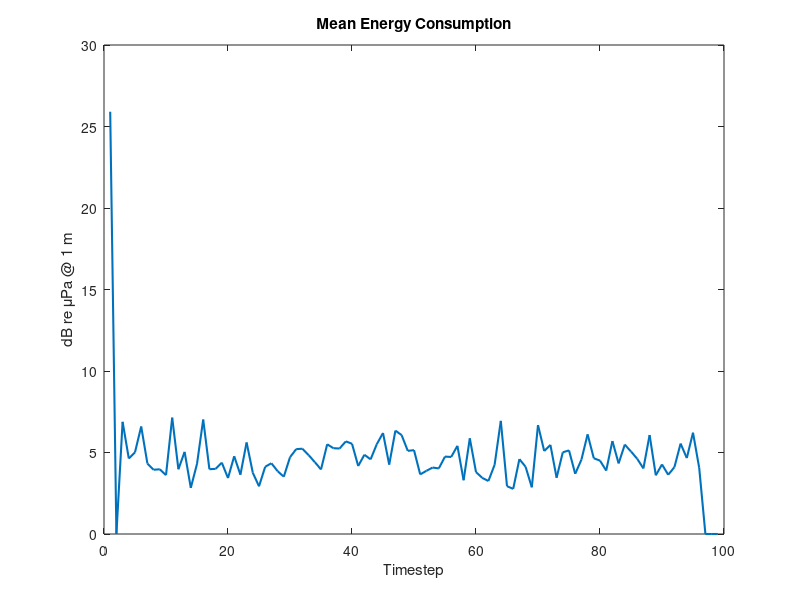
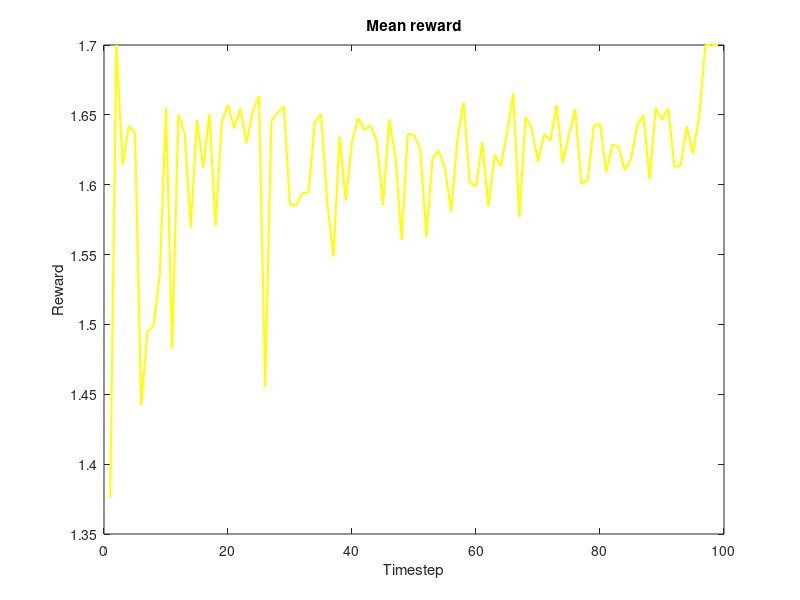
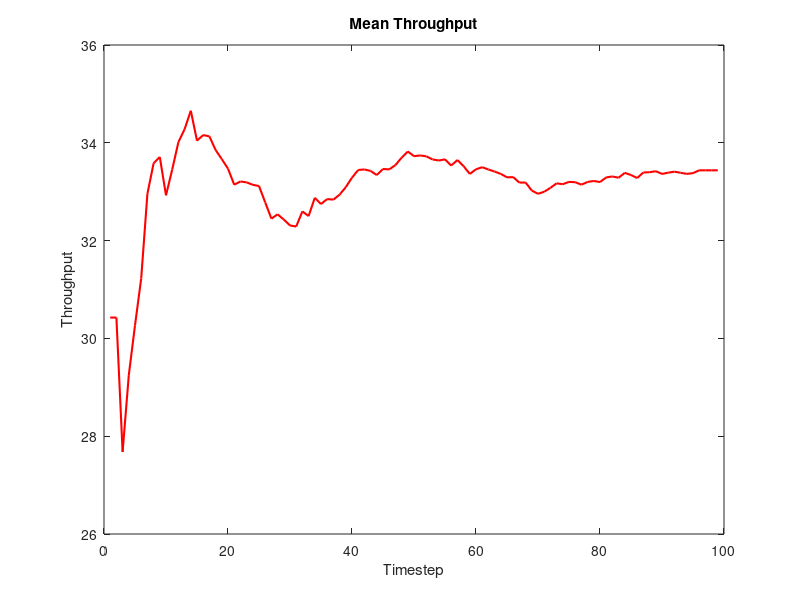
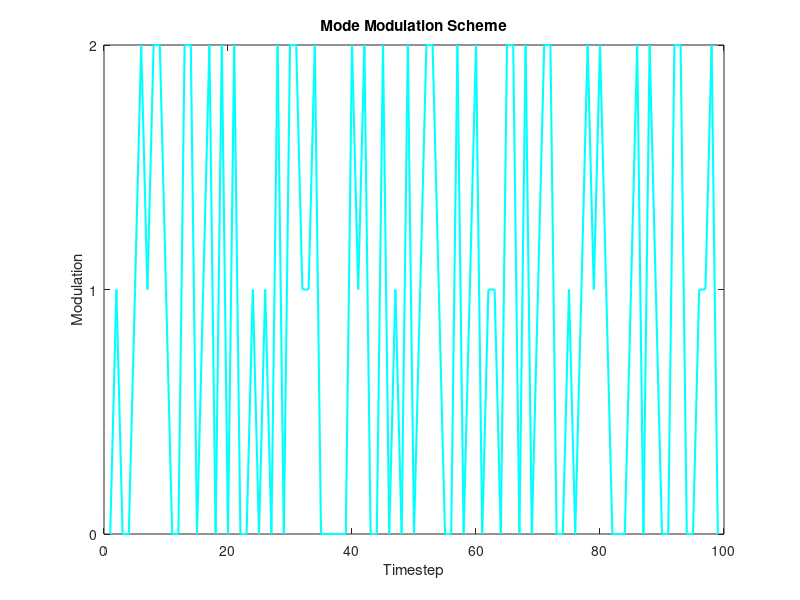

MATLAB code to generate these figures, in order: (Note: this script raises an error after producing the figures.)
%% Initialization
close
clear
clc
%% Loading files
%execute this section or the next one
energy = csvread("energy_per_step.csv");
reward = csvread("reward_per_step.csv");
thr = csvread("throughput_per_step.csv");
modulation = csvread("modulation_per_step.csv");
power = csvread("power_per_step.csv");

%% Loading workspace
load underwater

%% Calculating mean values


mean_energy = mean(energy);
mean_reward = mean(reward);
mean_thr = mean(thr);
mean_mod = mode(modulation);
mean_power = mode(power);

%% Plotting 

figure
plot(mean_energy, "LineWidth",1.5)
hold on
xlabel("Timestep")
ylabel("dB re μPa @ 1 m")
title("Mean Energy Consumption")
hold off

figure
plot(mean_reward,"LineWidth",1.5,"Color","yellow")
hold on
xlabel("Timestep")
ylabel("Reward")
title("Mean reward")
hold off

figure
plot(mean_thr, 'LineWidth', 1.5, "Color","red");
hold on
xlabel("Timestep");
ylabel("Throughput");
title("Mean Throughput");
hold off;

figure
plot(mean_mod,"LineWidth",1.5, "Color", "cyan");
hold on
xlabel("Timestep");
ylabel("Modulation");
title("Mode Modulation Scheme");
yticks([0:3])
yticklabels(["BPSK", "8PSK", "16PSK"])
hold off

figure
plot(mean_power,"LineWidth",1.5, "Color", "magenta")
hold on
xlabel("Timestep");
ylabel("Power level");
title("Mode Power level");
yticks([136, 156, 176]);
hold off


